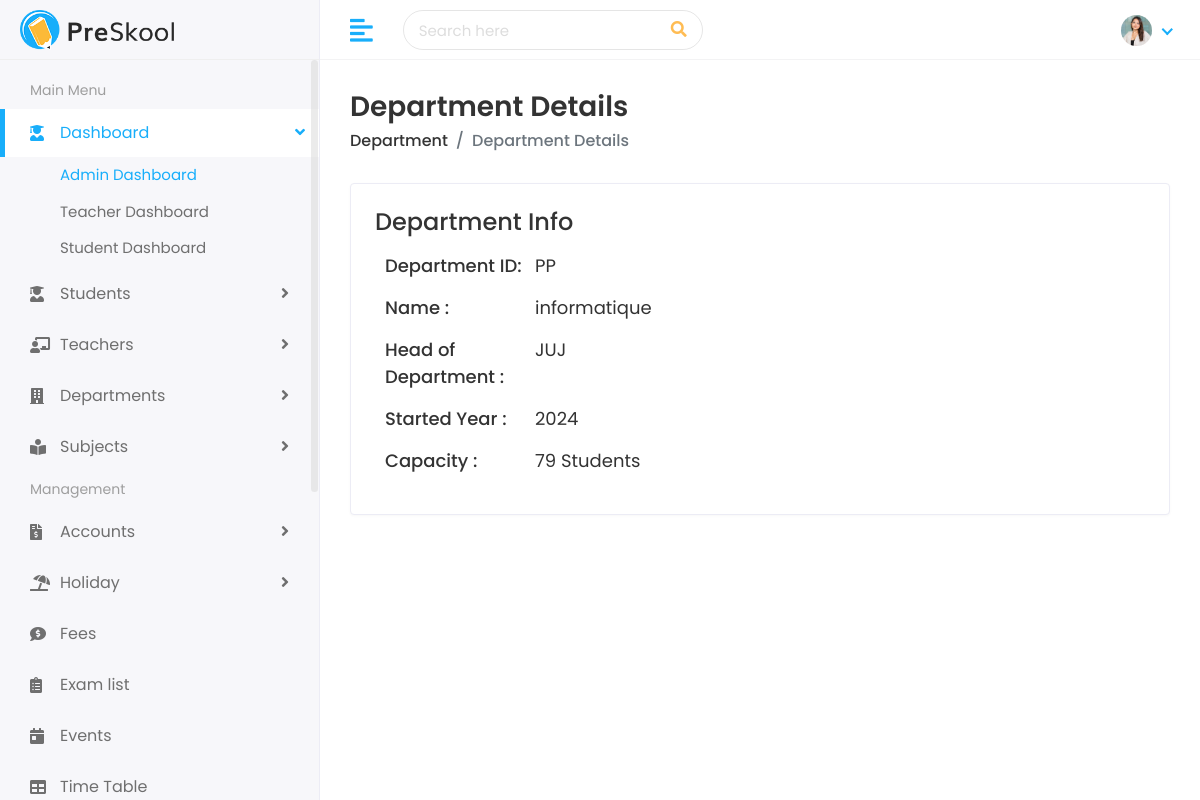
The app's page /departments/view/PP/ (signed in) with its own data.
### faculty/models.py (models this page shows, shortened)
class Department(models.Model):
    department_id = models.CharField(max_length=20, unique=True)
    name = models.CharField(max_length=100)
    head_of_department = models.CharField(max_length=100, blank=True)
    start_year = models.IntegerField()
    students_capacity = models.IntegerField()

### faculty/views.py (the view)
# urls.py: path('departments/view/<str:department_id>/', views.view_department, name='view_department'),
@role_required(['admin', 'teacher', 'student'])
def view_department(request, department_id):
    department = Department.objects.filter(department_id=department_id).first()
    context = {'department': department}
    return render(request, 'departments/department-details.html', context)

### templates/departments/department-details.html (shortened to what this page needs)
{% extends 'Home/base.html' %}
{% load static %}
{% block body %}
<div class="page-wrapper">
    <div class="content container-fluid">
        <div class="page-header">
            <div class="row">
                <div class="col-sm-12">
                    <h3 class="page-title">Department Details</h3>
                    <ul class="breadcrumb">
                        <li class="breadcrumb-item"><a href="{% url 'department_list' %}">Department</a></li>
                        <li class="breadcrumb-item active">Department Details</li>
                    </ul>
                </div>
            </div>
        </div>
        <div class="card">
            <div class="card-body">
                <div class="row">
                    <div class="col-md-12">
                        <div class="about-info">
                            <h4>Department Info</h4>
                            <div class="media mt-3">
                                <div class="media-body">
                                    <ul>
                                        <li>
                                            <span class="title-span">Department ID: </span>
                                            <span class="info-span">{{ department.department_id }}</span>
                                        </li>
                                        <li>
                                            <span class="title-span">Name : </span>
                                            <span class="info-span">{{ department.name }}</span>
                                        </li>
                                        <li>
                                            <span class="title-span">Head of Department : </span>
                                            <span class="info-span">{{ department.head_of_department }}</span>
                                        </li>
                                        <li>
                                            <span class="title-span">Started Year : </span>
                                            <span class="info-span">{{ department.start_year }}</span>
                                        </li>
                                        <li>
                                            <span class="title-span">Capacity : </span>
                                            <span class="info-span">{{ department.students_capacity }} Students</span>
                                        </li>
                                    </ul>
                                </div>
                            </div>
                        </div>
                    </div>
                </div>
            </div>
        </div>
    </div>
</div>
{% endblock %}

### static/assets/css/style.css (style rules this page uses)
html { height: 100%; }
body { background-color: #fff; color: #333; font-family: 'Poppins', sans-serif; font-size: 1rem; height: 100%; line-height: 1.5; overflow-x: hidden; }
h1, h2, h3, h4, h5, h6 { font-family: 'Poppins', sans-serif; margin-top: 0; }
ul, ol { padding: 0px; list-style: none; }
.card { border: 1px solid #ececf5; box-shadow: 0 1px 3px 0 rgba(0, 0, 0, 0.03); margin-bottom: 1.875rem; }
.card-body { padding: 1.5rem; }
.page-wrapper { margin-left: 320px; padding-top: 60px; position: relative; transition: all 0.4s ease; }
.page-wrapper > .content { padding: 1.875rem 1.875rem 0; }
.page-header { margin-bottom: 1.875rem; }
.page-header .breadcrumb { background-color: transparent; color: #6c757d; font-size: 1rem; font-weight: 500; margin-bottom: 0; padding: 0; }
.page-header .breadcrumb a { color: #333; }
.page-title { font-size: 28px; font-weight: 600; color: #333; margin-bottom: 5px; }
.about-info ul li { font-size: 18px; margin: 0px 0px 15px 10px; display: flex; }
.title-span { font-weight: 500; width: 150px; }

### records on screen
Department: department_id "PP", name "informatique", head_of_department "JUJ", start_year "2024", students_capacity "79"
